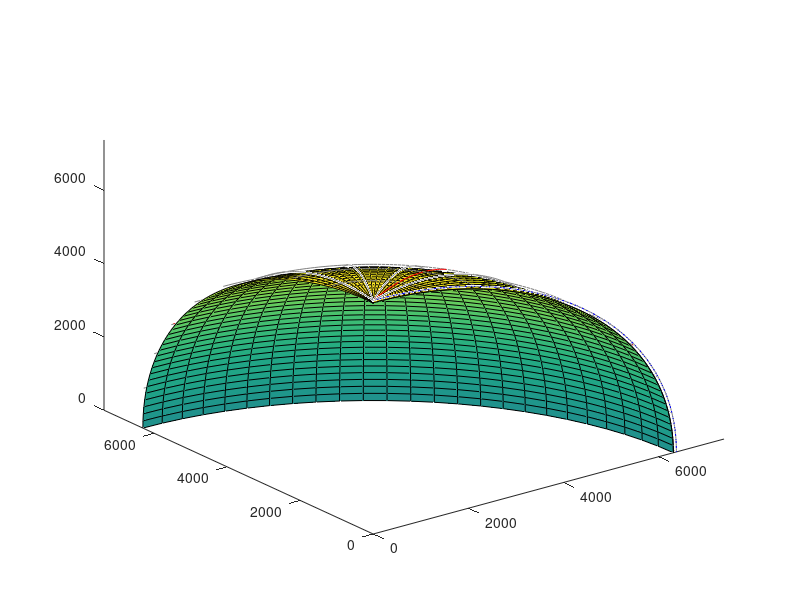

MATLAB code for this plot: (Note: this script raises an error after producing the figure.)
clearvars
close all
%notes in ECI system, for 30 lat and long area! So that where you need to

R = 6371; % earth radius in km
latspacing = 10; 
lonspacing = 20; 
% lines of longitude: 
[lon1,lat1] = meshgrid(-180:lonspacing:180,linspace(-90,90,300)); 
[x1,y1,z1] = sph2cart(lon1*pi/180,lat1*pi/180,R); 
plot3(x1,y1,z1,'-','color',0.5*[1 1 1])
hold on
[X,Y,Z] = sphere(100);
surf(X*R*.99,Y*R*.99,Z*R*.99)
% lines of latitude: 
[lat2,lon2] = meshgrid(-90:latspacing:90,linspace(-180,180,300)); 
[x2,y2,z2] = sph2cart(lon2*pi/180,lat2*pi/180,R); 
plot3(x2,y2,z2,'-','color',0.5*[1 1 1])

xlim([0,R+1000])
ylim([0,R+1000])
zlim([0,R+1000])

%30 lat and long
[x3,y3,z3] = sph2cart([0:1:90].*pi./180,30.*pi./180.*ones(1,91),R);
plot3(x3,y3,z3,'-','color','red',LineWidth=3)
[x4,y4,z4] = sph2cart(30.*pi./180.*ones(1,91),[0:1:90].*pi./180,R);
plot3(x4,y4,z4,'-','color','red',LineWidth=3)
%0 lat and long
[x5,y5,z5] = sph2cart([0:1:90].*pi./180,0.*pi./180.*ones(1,91),R);
plot3(x5,y5,z5,'-','color','blue',LineWidth=3)
[x6,y6,z6] = sph2cart(0.*pi./180.*ones(1,91),[0:1:90].*pi./180,R);
plot3(x6,y6,z6,'-','color','blue',LineWidth=3)


%zoom in on it
% xlim([0,8600])
% ylim([0,3500])
% zlim([0,3400])



%% Choose satelite locations
P1 = [7000 1300 2800];
P2 = [7200 500 1100];
P3 = [7300 2500 1500];
scatter3(P1(1),P1(2),P1(3),'o','blue','LineWidth',4)
scatter3(P2(1),P2(2),P2(3),'o','green','LineWidth',4)
scatter3(P3(1),P3(2),P3(3),'o','magenta','LineWidth',4)

%initial state vector
[x0,y0,z0] = sph2cart(28.*pi./180,5.*pi./180,R+100);
x0 = [x0 y0 z0]';
v0 = zeros(0,3);

%dynamics model, constant linear velocty
v = [5; -30; 25];
v0 = v;
x = zeros(3,31);
x(:,1) = x0;
%determine simulation time
dt = 1;
simTime = 30; % seconds
t = 0:dt:simTime;
%t = linspace(0,100,50);
delT = dt; %time step
%propogate dynamics through time
for i = 2:length(t)
    x(:,i) = x(:,i-1)+v*delT;
end

%% Calculate pseudoranges
%Using dynamics, get what the new postition should be with some added
%error.
%Find the pseudoranges via the simulation location.

plot3(x(1,:),x(2,:),x(3,:),'cyan',"LineWidth",3);

% 
% for i = 1:length(t)
%     pr1(i) = norm([P1(1)-x(1,i),P1(2)-x(2,i),P1(3)-x(3,i)]);
%     pr2(i) = norm([P2(1)-x(1,i),P2(2)-x(2,i),P2(3)-x(3,i)]);
%     pr3(i) = norm([P3(1)-x(1,i),P3(2)-x(2,i),P3(3)-x(3,i)]);
% 
% end
% 
% %% Estimate Receiver Position from Pseudoranges and Satellite Positions
% %Trilateration
% 
% Cord1 = ones(3,length(t));
% Cord2 = ones(3,length(t));
% for i = 1:length(t)
%     [Cord1(:,i),Cord2(:,i)] = trilat(P1,P2,P3,pr1(i),pr2(i),pr3(i));
% end
% 
% plot3(Cord1(:,1),Cord1(:,2),Cord1(:,3));
% plot3(Cord2(:,1),Cord2(:,2),Cord2(:,3));
% legend("actual","cord1","cord2")
% disp("end")
% 
% function [K1,K2] = trilat(P1, P2, P3, r1, r2, r3)
% 
%   p1 = [0, 0, 0];
%   p2 = [P2(1) - P1(1), P2(2) - P1(2), P2(3) - P1(3)];
%   p3 = [P3(1) - P1(1), P3(2) - P1(2), P3(3) - P1(3)];
%   v1 = p2 - p1;
%   v2 = p3 - p1;
% 
%   Xn = (v1)/norm(v1);
% 
%   tmp = cross(v1, v2);
% 
%   Zn = tmp/norm(tmp);
% 
%   Yn = cross(Xn, Zn);
% 
%   i = dot(Xn, v2);
%   d = dot(Xn, v1);
%   j = dot(Yn, v2);
% 
%   X = ((r1^2)-(r2^2)+(d^2))/(2*d);
%   Y = (((r1^2)-(r3^2)+(i^2)+(j^2))/(2*j))-((i/j)*(X));
%   Z1 = sqrt(max(0, r1^2-X^2-Y^2));
%   Z2 = -Z1;
% 
%   K1 = P1 + X * Xn + Y * Yn + Z1 * Zn;
%   K2 = P1 + X * Xn + Y * Yn + Z2 * Zn;
% end

%% Generic Kalman filter

%% Parameters
n = 6;      % number of dimensions
dt = 1;     % seconds
simTime = 30; % seconds
tspan = 0:dt:simTime;
numsteps = length(tspan);
%R = 10000; % radius of earth

% initial conditions
r0 = [x0(1), x0(2), x0(3), 5, -30, 25];

% motion model dynamics
A = [1 dt 0 0  0 0;
     0 1  0 0  0 0;
     0 0  1 dt 0 0;
     0 0  0 1  0 0;
     0 0  0 0  1 dt; 
     0 0  0 0  0 1];

% measurement dynamics
% H = [1 0 0 0 0 0;
%      0 0 1 0 0 0;
%      0 0 0 0 1 0;];
H = [1 0 0 0 0 0; 0 1 0 0 0 0; 0 0 1 0 0 0];

% process noise covariance
Cw = 0.05;
B = diag(ones(1,n));
% measurement noise covariance
Cv = 0.01;


% initialize vectors
y = NaN(3, numsteps);
M = zeros(n,n,numsteps);
P = NaN(n,n,numsteps);
r_true = NaN(n,numsteps);
r_estimate = NaN(n,numsteps);
r_nominal = NaN(n,numsteps);

% store intial conditions
r_nominal(:,1) = r0;
r_true(:,1) = r0;
r_estimate(:,1) = r0;
M(:,:,1) = B*Cw*B';


for i = 1:numsteps-1 % Kalman Loop

    %%% DYNAMICS UPDATE %%%
    % get latest apriori
    xk_apriori = A*r_estimate(:,i);

    %%% OBSERVATION UPDATE %%%
    % calculate satellite observation y
    yk = H*r_true(:,i) + randn(3,1)*sqrt(Cv); %r_true = z_k?
    y(:,i) = yk;
    
    % Kalman gain
    Mk = M(:,:,i); 
    Pk = inv(inv(Mk) + H'*inv(Cv)*H);
    Kalman_gain = Pk*H'*inv(Cv);
    
    % find aposteriori
    xk_apost = xk_apriori + Kalman_gain*(yk-H*xk_apriori);
    
    %%% ITERATION UPDATES %%% 

    % update states
    r_nominal(:,i+1) = A*r_nominal(:,i);
    r_true(:,i+1) = A*r_true(:,i) + B*randn(n,1)*sqrt(Cw);
    r_estimate(:,i+1) = xk_apost;

    % update covariances
    M(:,:,i+1) = A*Pk*A' + B*Cw*B';

end

plot3(r_true(1,:),r_true(2,:),r_true(3,:),'red',"LineWidth",3)



disp("done")